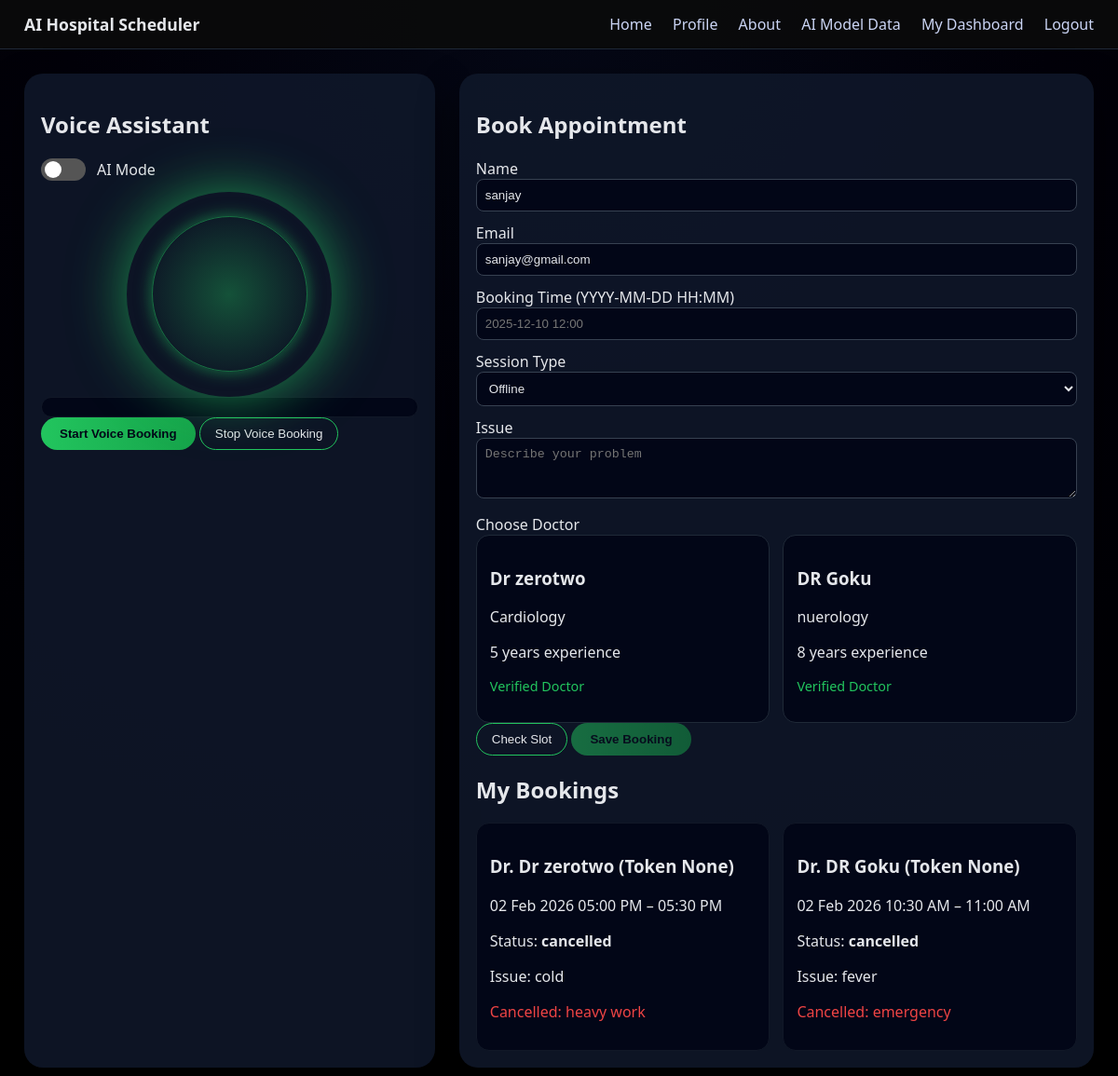
/user/dashboard (signed in), run on the app's committed database.
### models.py (models this page shows)
class User(db.Model, UserMixin):
    id = db.Column(db.Integer, primary_key=True)
    username = db.Column(db.String(80), unique=True, nullable=False)
    email = db.Column(db.String(120), unique=True, nullable=False)
    phone = db.Column(db.String(20))
    address = db.Column(db.Text)
    password_hash = db.Column(db.String(200), nullable=False)
    role = db.Column(db.String(20), default="user")
    created_at = db.Column(db.DateTime, default=datetime.utcnow)
    doctor_profile = db.relationship("Doctor", backref="user", uselist=False)
    bookings = db.relationship("Booking", backref="user", lazy=True)

class Doctor(db.Model):
    id = db.Column(db.Integer, primary_key=True)
    user_id = db.Column(db.Integer, db.ForeignKey("user.id"), nullable=False)
    name = db.Column(db.String(120), nullable=False)
    department = db.Column(db.String(120))
    experience_years = db.Column(db.Integer, default=0)
    certificates = db.Column(db.Text)
    created_at = db.Column(db.DateTime, default=datetime.utcnow)
    schedules = db.relationship("DoctorSchedule", backref="doctor", lazy=True)
    bookings = db.relationship("Booking", backref="doctor", lazy=True)

class Booking(db.Model):
    id = db.Column(db.Integer, primary_key=True)
    user_id = db.Column(db.Integer, db.ForeignKey("user.id"), nullable=False)
    doctor_id = db.Column(db.Integer, db.ForeignKey("doctor.id"), nullable=False)
    start_time = db.Column(db.DateTime, nullable=False)
    end_time = db.Column(db.DateTime, nullable=False)
    session_type = db.Column(db.String(20), default="offline")
    issue_description = db.Column(db.Text)
    status = db.Column(db.String(20), default="booked")
    cancel_reason = db.Column(db.Text)
    token_number = db.Column(db.Integer)
    created_at = db.Column(db.DateTime, default=datetime.utcnow)
    prescription = db.relationship("Prescription", backref="booking", uselist=False)

### app.py (the view)
@app.route("/user/dashboard")
@login_required
def user_dashboard():
    if current_user.role != "user":
        return redirect("/")
    update_booking_status()
    doctors = Doctor.query.all()
    bookings = Booking.query.filter_by(
        user_id=current_user.id
    ).order_by(Booking.start_time.desc()).all()
    notifications = Notification_win.query.filter_by(
        user_id=current_user.id,
        is_read=False
    ).all()
    return render_template(
        "user_dashboard.html",
        doctors=doctors,
        bookings=bookings,
        notifications=notifications  # <--- PASS THIS TO HTML
    )

### app.py (called while the page is built)
@login_manager.user_loader
def load_user(user_id):
    return User.query.get(int(user_id))

def update_booking_status():
    now = datetime.now()
    booked = Booking.query.filter(
        Booking.status == "booked",
        Booking.start_time <= now,
        Booking.end_time > now
    ).all()
    for b in booked:
        b.status = "ongoing"
    completed = Booking.query.filter(
        Booking.status.in_(["booked", "ongoing"]),
        Booking.end_time <= now
    ).all()
    for b in completed:
        b.status = "completed"
    db.session.commit()

### templates/user_dashboard.html (shortened to what this page needs)
{% extends "base.html" %}
{% block content %}
<div class="user-layout">
  <div class="voice-panel">
    <h2>Voice Assistant</h2>
    <div class="ai-toggle">
      <label class="switch">
        <span class="slider"></span>
      </label>
      <span>AI Mode</span>
    </div>
    <div class="glow-circle small">
      <div class="web-lines"></div>
    </div>
    <div class="chat-box">
      <div id="chat-log" class="chat-log"></div>
    </div>
    <div class="voice-buttons">
      <button id="btn-start-voice-booking" class="btn-primary">
        Start Voice Booking
      </button>
      <button id="btn-stop-voice-booking" class="btn-secondary">
        Stop Voice Booking
      </button>
    </div>
  </div>
  <div class="booking-panel">
    <h2>Book Appointment</h2>
    <form id="booking-form" onsubmit="return false;">
      <label>Name</label>
      <input type="text" id="user-name"
             value="{{ current_user.username }}" required>
      <label>Email</label>
      <input type="email" id="user-email"
             value="{{ current_user.email }}" required>
      <label>Booking Time (YYYY-MM-DD HH:MM)</label>
      <input type="text" id="booking-time"
             placeholder="2025-12-10 12:00">
      <label>Session Type</label>
      <select id="session-type">
        <option value="offline">Offline</option>
      </select>
      <label>Issue</label>
      <textarea id="issue" rows="3"
                placeholder="Describe your problem"></textarea>
      <label>Choose Doctor</label>
      <div class="doctor-cards">
        {% for d in doctors %}
        <div class="doctor-card" data-doctor-id="{{ d.id }}">
          <h3>{{ d.name }}</h3>
          <p>{{ d.department }}</p>
          <p>{{ d.experience_years }} years experience</p>
          <p class="verified">Verified Doctor</p>
        </div>
        {% endfor %}
      </div>
      <button type="button" id="btn-check-slot"
              class="btn-secondary">
        Check Slot
      </button>
      <button type="button" id="btn-open-confirm"
              class="btn-primary" disabled>
        Save Booking
      </button>
    </form>
    <h2>My Bookings</h2>
    <div class="booking-cards">
      {% for b in bookings %}
      <div class="booking-card">
        <h3>
          Dr. {{ b.doctor.name }}
          (Token {{ b.token_number }})
        </h3>
        <p>
          {{ b.start_time.strftime("%d %b %Y %I:%M %p") }}
          –
          {{ b.end_time.strftime("%I:%M %p") }}
        </p>
        <p>Status: <strong>{{ b.status }}</strong></p>
        <p>Issue: {{ b.issue_description }}</p>
        {% if b.status == "cancelled" %}
          <p class="error-text">
            Cancelled: {{ b.cancel_reason }}
          </p>
        {% endif %}
      </div>
      {% endfor %}
    </div>
  </div>
</div>
{% endblock %}

### static/css/styles.css (style rules this page uses)
* { box-sizing: border-box; }
body { margin: 0; font-family: system-ui, -apple-system, BlinkMacSystemFont, sans-serif; background: radial-gradient(circle at top, #050816 0, #020109 40%, #000000 100%); color: #e5e7eb; }
.glow-circle { width: 300px; height: 300px; border-radius: 50%; background: radial-gradient(circle, rgba(34,197,94,0.35), transparent 60%); box-shadow: 0 0 60px rgba(34,197,94,0.7); position: relative; overflow: hidden; }
.glow-circle.small { width: 220px; height: 220px; margin: auto; }
.web-lines { position: absolute; inset: 12%; border-radius: 50%; border: 1px solid rgba(34,197,94,0.5); animation: spin 12s linear infinite; box-shadow: 0 0 18px rgba(34,197,94,0.5); }
.btn-primary { background: linear-gradient(90deg, #22c55e, #16a34a); color: #020617; border: none; border-radius: 999px; padding: 10px 20px; font-weight: 600; cursor: pointer; }
.btn-secondary { background: transparent; color: #e5e7eb; border: 1px solid #22c55e; border-radius: 999px; padding: 9px 16px; cursor: pointer; }
.btn-primary:disabled { opacity: 0.5; cursor: not-allowed; }
.user-layout { display: grid; grid-template-columns: 1.1fr 1.7fr; gap: 26px; padding: 26px; }
.voice-panel, .booking-panel { background: rgba(15, 23, 42, 0.88); padding: 18px; border-radius: 20px; box-shadow: 0 20px 40px rgba(0,0,0,0.5); }
.chat-log { background: #020617; border: 1px solid #111827; border-radius: 12px; padding: 10px; max-height: 180px; overflow-y: auto; font-size: 0.92rem; }
.ai-toggle { display: flex; align-items: center; gap: 12px; margin-bottom: 12px; }
.switch { position: relative; width: 48px; height: 24px; }
.slider { position: absolute; inset: 0; background: #555; border-radius: 24px; transition: 0.3s; }
.slider:before { content: ""; position: absolute; width: 18px; height: 18px; left: 4px; bottom: 3px; background: white; border-radius: 50%; transition: 0.3s; }
.booking-panel input, .booking-panel select, .booking-panel textarea { width: 100%; margin-bottom: 12px; padding: 9px; border-radius: 8px; border: 1px solid #374151; background: #020617; color: #e5e7eb; }
.doctor-cards { display: flex; flex-wrap: wrap; gap: 14px; }
.doctor-card { background: #020617; border-radius: 14px; padding: 14px; border: 1px solid #1f2937; cursor: pointer; flex: 1 0 180px; }
.verified { color: #22c55e; font-size: 0.9rem; }
.booking-cards { display: grid; grid-template-columns: repeat(auto-fit, minmax(260px,1fr)); gap: 14px; }
.booking-card { background: #020617; padding: 14px; border-radius: 14px; border: 1px solid #111827; }
.error-text { color: #ef4444; }

### data on the page
User: username "sanjay", email "sanjay@gmail.com"
Doctor: name "Dr zerotwo", department "Cardiology", experience_years "5"
Doctor: name "DR Goku", department "nuerology", experience_years "8"
Booking: doctor.name "Dr zerotwo", token_number "None", start_time "02 Feb 2026 05:00 PM", end_time "05:30 PM", status "cancelled", issue_description "cold", cancel_reason "heavy work"
Booking: doctor.name "DR Goku", token_number "None", start_time "02 Feb 2026 10:30 AM", end_time "11:00 AM", status "cancelled", issue_description "fever", cancel_reason "emergency"
